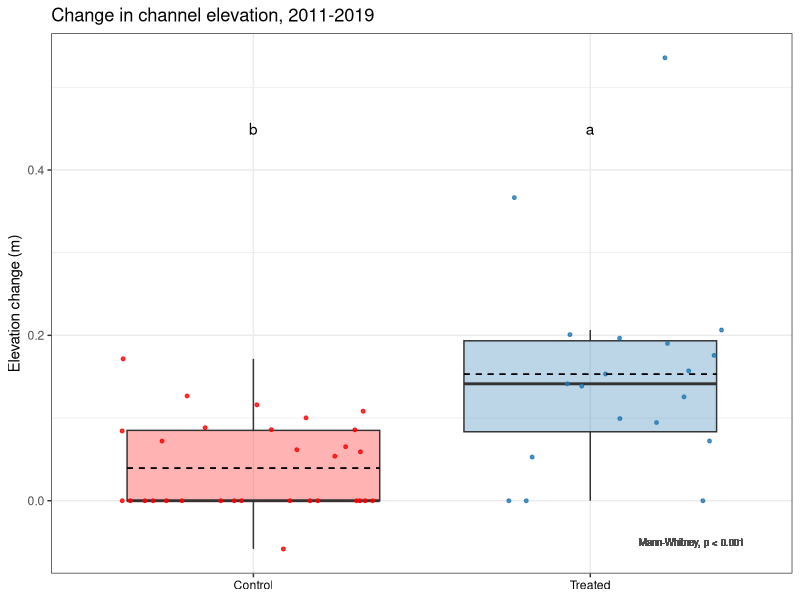
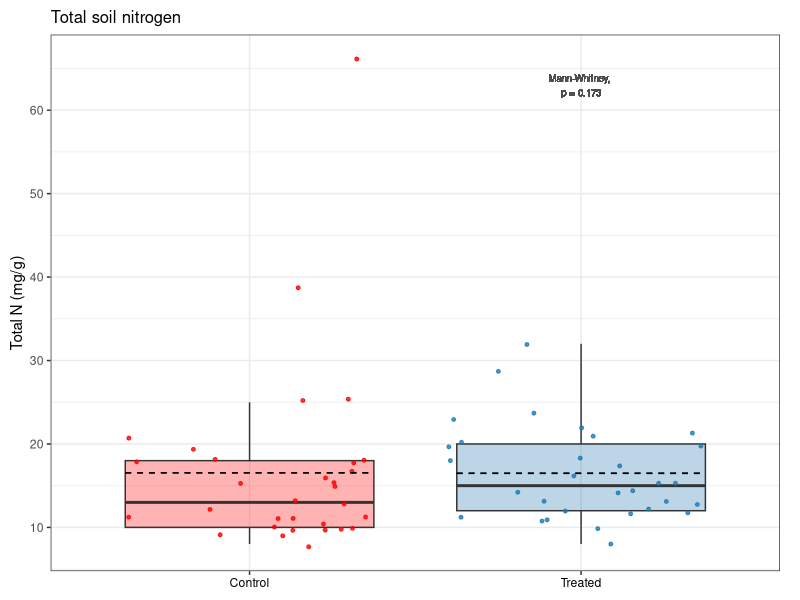
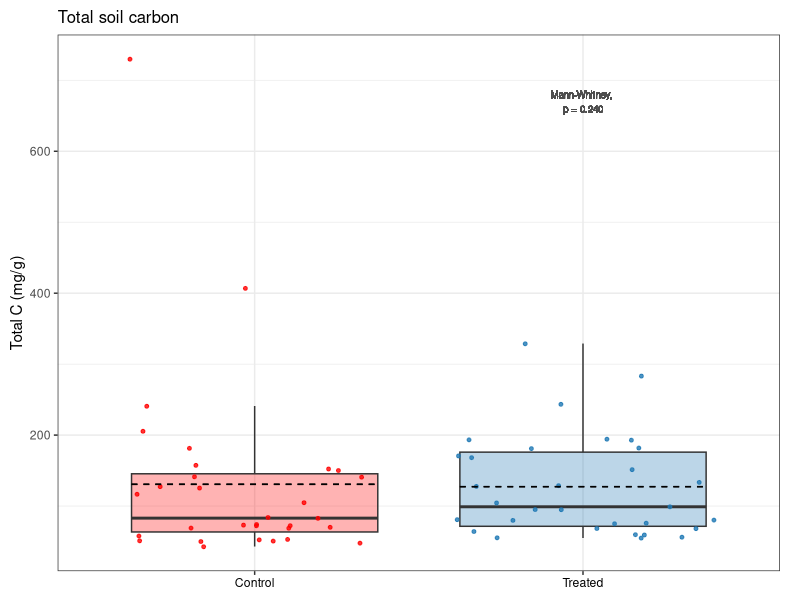
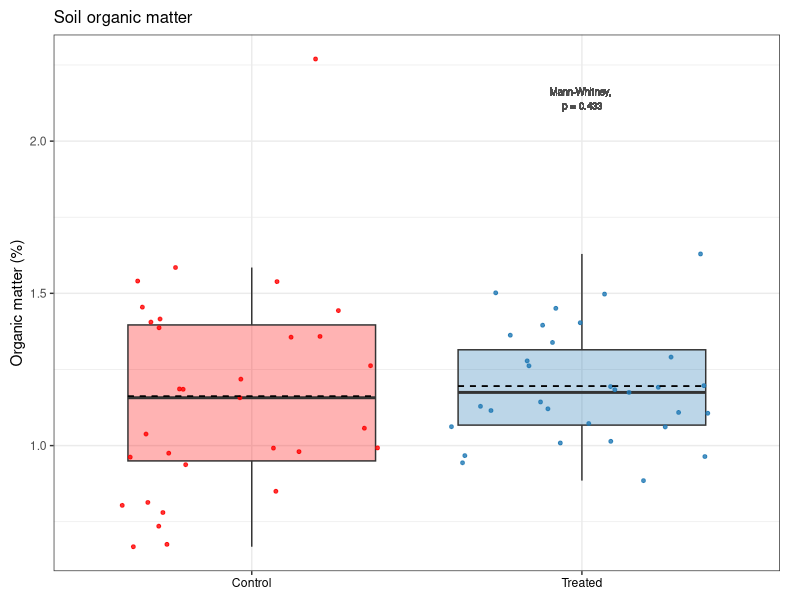
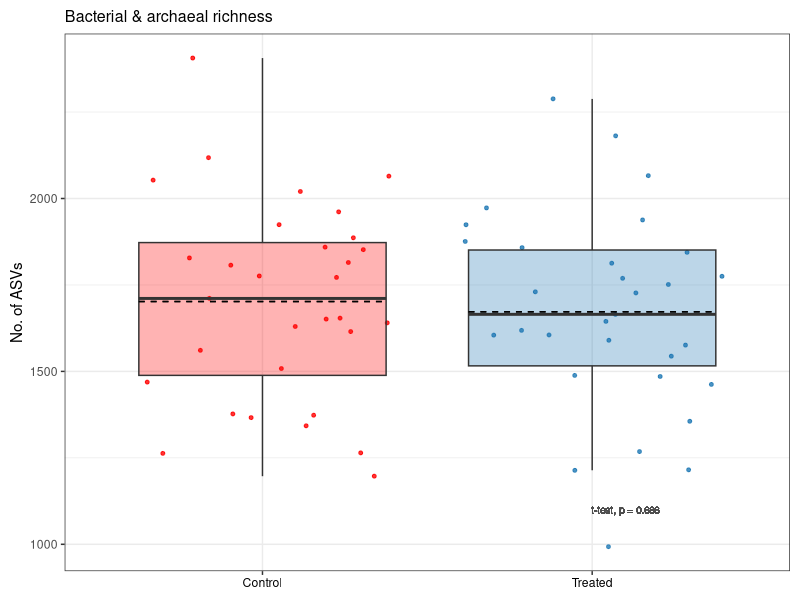
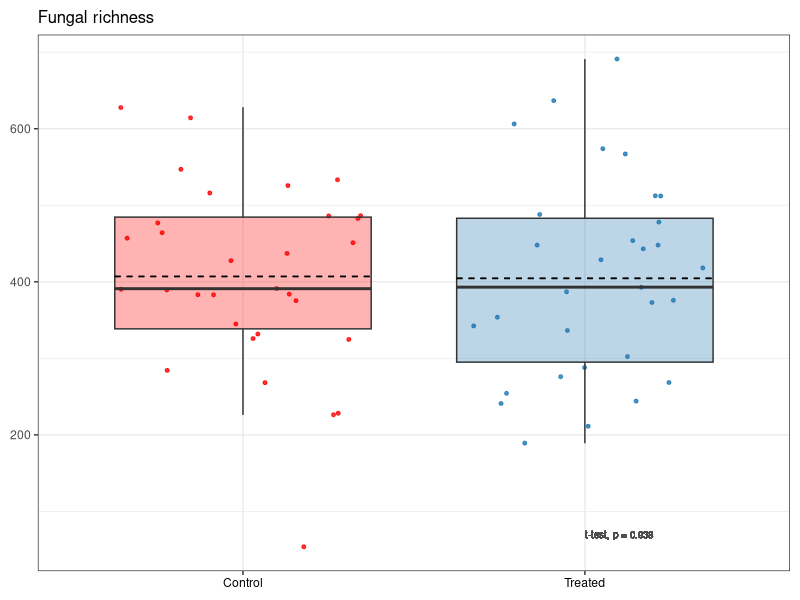
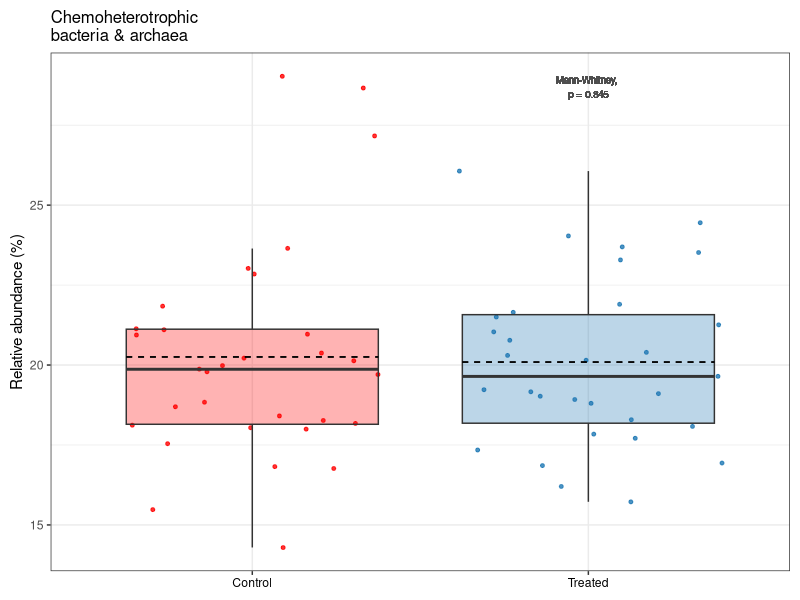
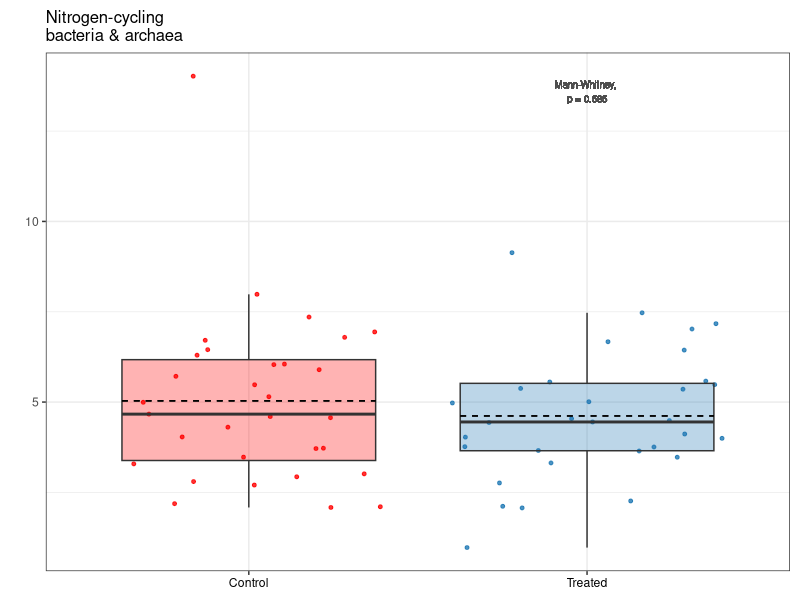

The R script that drew these images, in order: (Note: this script raises an error after producing the figures.)
# Purpose: Create 2021 figures for publication, and code for published R Markdown.
#   Main figures: none
#   Supp figures: elevation, TN/TC/OM, barc richness/fungi richness, chet/ncycler/sapro
#   Code: t-test/Mann-Whitney and plot for soil chem & microbial (not elevation)

# Created: 2023-08-28
# Last updated: 2023-09-05

library(tidyverse)
library(ggpubr)

# Load data ---------------------------------------------------------------

dat.2021 <- read.csv("data/publish/Veg-soil-elev_2021.csv")


# Channel elevation change ------------------------------------------------

elev <- dat.2021 |> 
  filter(!is.na(dElev_corrected))

# Number of samples that increased
count(filter(dat.2021, Treatment == "Control"), dElev_corrected) # 27 0s
27/31

count(filter(dat.2021, Treatment == "Treated"), dElev_corrected)
7/19
summary(filter(dat.2021, Treatment == "Treated")$dElev_corrected)

# Mann-Whitney
wilcox.test(filter(dat.2021, Treatment == "Control")$dElev_corrected,
            filter(dat.2021, Treatment == "Treated")$dElev_corrected,
            paired = FALSE, exact = FALSE) # p-value = 6.48e-05

# Plot
letters <- data.frame(x = c(1, 2),
                      y = c(0.45, 0.45),
                      label = c("b", "a"),
                      Treatment = c("Control", "Treated"))

dElev.corrected.plot <- elev |> 
  ggplot(aes(x = Treatment, y = dElev_corrected)) +
  geom_boxplot(aes(fill = Treatment),
               alpha = 0.3,
               outlier.shape = NA) +
  geom_jitter(aes(color = Treatment),
              size = 1,
              alpha = 0.8) +
  scale_color_manual(values = c("red", "#1F78B4")) +
  scale_fill_manual(values = c("red", "#1F78B4")) +
  labs(title = "Change in channel elevation, 2011-2019",
       x = NULL,
       y = "Elevation change (m)") +
  theme_bw() +
  theme(legend.position = "none") +
  geom_text(data = letters,
            mapping = aes(x = x, y = y, label = label),
            color = "black") +
  theme(axis.text.x = element_text(color = "black")) +
  geom_text(aes(x = 2.3, y = -0.05, label = "Mann-Whitney, p < 0.001"),
            color = "gray30",
            size = 2.5) +
  stat_summary(fun = mean, geom = "errorbar", aes(ymax = after_stat(y), ymin = after_stat(y)),
               width = 0.75, linetype = "dashed")
dElev.corrected.plot

tiff("figures/2023-09_publish-figures/FigS3_Elevation.tiff", width = 6, height = 4, units = "in", res = 300)
dElev.corrected.plot
dev.off()



# Total N -----------------------------------------------------------------

# Mann-Whitney
wilcox.test(filter(dat.2021, Treatment == "Control")$TN_ppt,
            filter(dat.2021, Treatment == "Treated")$TN_ppt,
            exact = FALSE) # p-value = 0.1731

# Plot
tn.plot.21 <- dat.2021 |> 
  ggplot(aes(x = Treatment, y = TN_ppt)) +
  geom_boxplot(alpha = 0.3,
               outlier.shape = NA,
               aes(fill = Treatment)) +
  geom_jitter(size = 1,
              alpha = 0.8,
              aes(color = Treatment)) +
  scale_color_manual(values = c("red", "#1F78B4")) +
  scale_fill_manual(values = c("red", "#1F78B4")) +
  labs(title = "Total soil nitrogen",
       x = NULL,
       y = "Total N (mg/g)") +
  theme_bw() +
  theme(legend.position = "none") +
  theme(axis.text.x = element_text(color = "#000000"))  +
  theme(plot.margin = margin(0.1, 0.2, 0.1, 0.1, "in")) +
  geom_text(aes(x = 2, y = 63, label = "Mann-Whitney, \np = 0.173"),
            color = "gray30",
            size = 2.5) +
  stat_summary(fun = mean, geom = "errorbar", aes(ymax = after_stat(y), ymin = after_stat(y)),
               width = 0.75, linetype = "dashed") +
  theme(plot.title = element_text(size = 12))
tn.plot.21


# Total C -----------------------------------------------------------------

# Mann-Whitney
wilcox.test(filter(dat.2021, Treatment == "Control")$TC_ppt,
            filter(dat.2021, Treatment == "Treated")$TC_ppt,
            exact = FALSE) # p-value = 0.2397

# Plot
tc.plot.21 <- dat.2021 |> 
  ggplot(aes(x = Treatment, y = TC_ppt)) +
  geom_boxplot(alpha = 0.3,
               outlier.shape = NA,
               aes(fill = Treatment)) +
  geom_jitter(size = 1,
              alpha = 0.8,
              aes(color = Treatment)) +
  scale_color_manual(values = c("red", "#1F78B4")) +
  scale_fill_manual(values = c("red", "#1F78B4")) +
  labs(title = "Total soil carbon",
       x = NULL,
       y = "Total C (mg/g)") +
  theme_bw() +
  theme(legend.position = "none") +
  theme(axis.text.x = element_text(color = "#000000"))  +
  theme(plot.margin = margin(0.1, 0.2, 0.1, 0.1, "in")) +
  geom_text(aes(x = 2, y = 670, label = "Mann-Whitney, \np = 0.240"),
            color = "gray30",
            size = 2.5) +
  stat_summary(fun = mean, geom = "errorbar", aes(ymax = after_stat(y), ymin = after_stat(y)),
               width = 0.75, linetype = "dashed") +
  theme(plot.title = element_text(size = 12))
tc.plot.21



# Organic matter ----------------------------------------------------------

# Mann-Whitney
wilcox.test(filter(dat.2021, Treatment == "Control")$OM_perc,
            filter(dat.2021, Treatment == "Treated")$OM_perc) # p-value = 0.4332

# Plot
om.plot.21 <- dat.2021 |> 
  ggplot(aes(x = Treatment, y = OM_perc)) +
  geom_boxplot(alpha = 0.3,
               outlier.shape = NA,
               aes(fill = Treatment)) +
  geom_jitter(size = 1,
              alpha = 0.8,
              aes(color = Treatment)) +
  scale_color_manual(values = c("red", "#1F78B4")) +
  scale_fill_manual(values = c("red", "#1F78B4")) +
  labs(title = "Soil organic matter",
       x = NULL,
       y = "Organic matter (%)") +
  theme_bw() +
  theme(legend.position = "none") +
  theme(axis.text.x = element_text(color = "#000000"))  +
  theme(plot.margin = margin(0.1, 0.2, 0.1, 0.1, "in")) +
  geom_text(aes(x = 2, y = 2.14, label = "Mann-Whitney, \np = 0.433"),
            color = "gray30",
            size = 2.5) +
  stat_summary(fun = mean, geom = "errorbar", aes(ymax = after_stat(y), ymin = after_stat(y)),
               width = 0.75, linetype = "dashed") +
  theme(plot.title = element_text(size = 12))
om.plot.21



# Combine soil chem -------------------------------------------------------

# TN, TC, OM
tiff("figures/2023-09_publish-figures/FigS6_Soil-chem.tiff", units = "in", height = 4, width = 7, res = 300)
ggarrange(tn.plot.21, tc.plot.21, om.plot.21, 
          ncol = 3, nrow = 1,
          labels = c("(A)", "(B)", "(C)")) 

dev.off()



# Barc richness -----------------------------------------------------------

# T-test
t.test(filter(dat.2021, Treatment == "Control")$barc.richness,
       filter(dat.2021, Treatment == "Treated")$barc.richness) # NS, p = 0.686

# Plot
barc.rich.plot.21 <- dat.2021 |> 
  ggplot(aes(Treatment, barc.richness)) +
  geom_jitter(aes(color = Treatment), 
              alpha = 0.8, 
              size = 1) +
  geom_boxplot(aes(fill = Treatment), 
               alpha = 0.3, 
               outlier.shape = NA) +
  xlab(NULL) +
  ylab("No. of ASVs") +
  ggtitle("Bacterial & archaeal richness") +
  scale_color_manual(values = c("red", "#1F78B4")) +
  scale_fill_manual(values = c("red", "#1F78B4")) +
  theme_bw() +
  theme(legend.position = "none") +
  theme(axis.text.x = element_text(color = "#000000")) +
  geom_text(aes(x = 2.1, y = 1100, label = "t-test, p = 0.686"),
            color = "gray30",
            size = 2.5) +
  theme(plot.margin = margin(0.1, 0.1, 0.1, 0.1, "in")) +
  stat_summary(fun = mean, geom = "errorbar", aes(ymax = after_stat(y), ymin = after_stat(y)),
               width = 0.75, linetype = "dashed") +
  theme(plot.title = element_text(size = 11.5))
barc.rich.plot.21



# Fungi richness ----------------------------------------------------------

# T-test
t.test(filter(dat.2021, Treatment == "Control")$fungi.richness,
       filter(dat.2021, Treatment == "Treated")$fungi.richness) # NS, p = 0.938

# Plot
fungi.rich.plot.21 <- dat.2021 %>% 
  ggplot(aes(Treatment, fungi.richness)) +
  geom_jitter(aes(color = Treatment), 
              alpha = 0.8, 
              size = 1) +
  geom_boxplot(aes(fill = Treatment), 
               alpha = 0.3, 
               outlier.shape = NA) +
  xlab(NULL) +
  ylab(NULL) +
  ggtitle("Fungal richness") +
  scale_color_manual(values = c("red", "#1F78B4")) +
  scale_fill_manual(values = c("red", "#1F78B4")) +
  theme_bw() +
  theme(legend.position = "none") +
  theme(axis.text.x = element_text(color = "#000000")) +
  geom_text(aes(x = 2.1, y = 70, label = "t-test, p = 0.938"),
            color = "gray30",
            size = 2.5) +
  theme(plot.margin = margin(0.1, 0.1, 0.1, 0.1, "in")) +
  stat_summary(fun = mean, geom = "errorbar", aes(ymax = after_stat(y), ymin = after_stat(y)),
               width = 0.75, linetype = "dashed") +
  theme(plot.title = element_text(size = 12))
fungi.rich.plot.21


# Combine soil richness ---------------------------------------------------

tiff("figures/2023-09_publish-figures/FigS7_Soil-richness.tiff", units = "in", height = 4, width = 5.5, res = 300)
ggarrange(barc.rich.plot.21, fungi.rich.plot.21,
          ncol = 2, nrow = 1,
          labels = c("(A)", "(B)"))

dev.off()


# Chemoheterotrophs -------------------------------------------------------

# Mann-Whitney
wilcox.test(filter(dat.2021, Treatment == "Control")$chemoheterotrophy_perc,
            filter(dat.2021, Treatment == "Treated")$chemoheterotrophy_perc) # p = 0.8449

# Plot
chemohet.plot.21 <- dat.2021 %>% 
  ggplot(aes(Treatment, chemoheterotrophy_perc)) +
  geom_jitter(aes(color = Treatment), 
              alpha = 0.8, 
              size = 1) +
  geom_boxplot(aes(fill = Treatment), 
               alpha = 0.3, 
               outlier.shape = NA) +
  xlab(NULL) +
  ylab("Relative abundance (%)") +
  ggtitle("Chemoheterotrophic \nbacteria & archaea") +
  scale_color_manual(values = c("red", "#1F78B4")) +
  scale_fill_manual(values = c("red", "#1F78B4")) +
  theme_bw() +
  theme(legend.position = "none") +
  theme(axis.text.x = element_text(color = "#000000")) +
  theme(plot.margin = margin(0.1, 0.1, 0.1, 0.1, "in")) +
  geom_text(aes(x = 2, y = 28.7, label = "Mann-Whitney, \np = 0.845"),
            color = "gray30",
            size = 2.5) +
  stat_summary(fun = mean, geom = "errorbar", aes(ymax = after_stat(y), ymin = after_stat(y)),
               width = 0.75, linetype = "dashed") +
  theme(plot.title = element_text(size = 12))
chemohet.plot.21



# N-cyclers ---------------------------------------------------------------

# Mann-Whitney
wilcox.test(filter(dat.2021, Treatment == "Control")$n.cycler_perc,
            filter(dat.2021, Treatment == "Treated")$n.cycler_perc) # p-value = 0.5854

# Plot
ncycler.plot.21 <- dat.2021 %>% 
  ggplot(aes(Treatment, n.cycler_perc)) +
  geom_jitter(aes(color = Treatment), 
              alpha = 0.8, 
              size = 1) +
  geom_boxplot(aes(fill = Treatment), 
               alpha = 0.3, 
               outlier.shape = NA) +
  xlab(NULL) +
  ylab(NULL) +
  ggtitle("Nitrogen-cycling \nbacteria & archaea") +
  scale_color_manual(values = c("red", "#1F78B4")) +
  scale_fill_manual(values = c("red", "#1F78B4")) +
  theme_bw() +
  theme(legend.position = "none") +
  theme(axis.text.x = element_text(color = "#000000")) +
  theme(plot.margin = margin(0.1, 0.1, 0.1, 0.25, "in")) +
  geom_text(aes(x = 2, y = 13.6, label = "Mann-Whitney, \np = 0.585"),
            color = "gray30",
            size = 2.5) +
  stat_summary(fun = mean, geom = "errorbar", aes(ymax = after_stat(y), ymin = after_stat(y)),
               width = 0.75, linetype = "dashed") +
  theme(plot.title = element_text(size = 12))
ncycler.plot.21



# Saprotrophs -------------------------------------------------------------

# T-test
t.test(filter(dat.2021, Treatment == "Control")$saprotroph,
       filter(dat.2021, Treatment == "Treated")$saprotroph) # NS, p = 0.272

# Plot
sapro.plot.21 <- dat.2021 %>% 
  ggplot(aes(Treatment, saprotroph)) +
  geom_jitter(aes(color = Treatment), 
              alpha = 0.8, 
              size = 1) +
  geom_boxplot(aes(fill = Treatment), 
               alpha = 0.3, 
               outlier.shape = NA) +
  xlab(NULL) +
  ylab(NULL) +
  ggtitle("Saprotrophic fungi") +
  scale_color_manual(values = c("red", "#1F78B4")) +
  scale_fill_manual(values = c("red", "#1F78B4")) +
  theme_bw() +
  theme(legend.position = "none") +
  theme(axis.text.x = element_text(color = "#000000")) +
  theme(plot.margin = margin(0.1, 0.1, 0.1, 0.25, "in")) +
  geom_text(aes(x = 2, y = 42, label = "t-test, p = 0.272"),
            color = "gray30",
            size = 2.5) +
  stat_summary(fun = mean, geom = "errorbar", aes(ymax = after_stat(y), ymin = after_stat(y)),
               width = 0.75, linetype = "dashed") +
  theme(plot.title = element_text(size = 12))
sapro.plot.21



# Combine FAPROTAX and FUNGuild -------------------------------------------

tiff("figures/2023-09_publish-figures/FigS8_Soil-functional.tiff", units = "in", height = 4, width = 7, res = 300)
ggarrange(chemohet.plot.21, ncycler.plot.21, sapro.plot.21, 
          ncol = 3, nrow = 1,
          labels = c("(A)", "(B)", "(C)")) 

dev.off()


save.image("RData/Publish_t-test-2021.RData")
